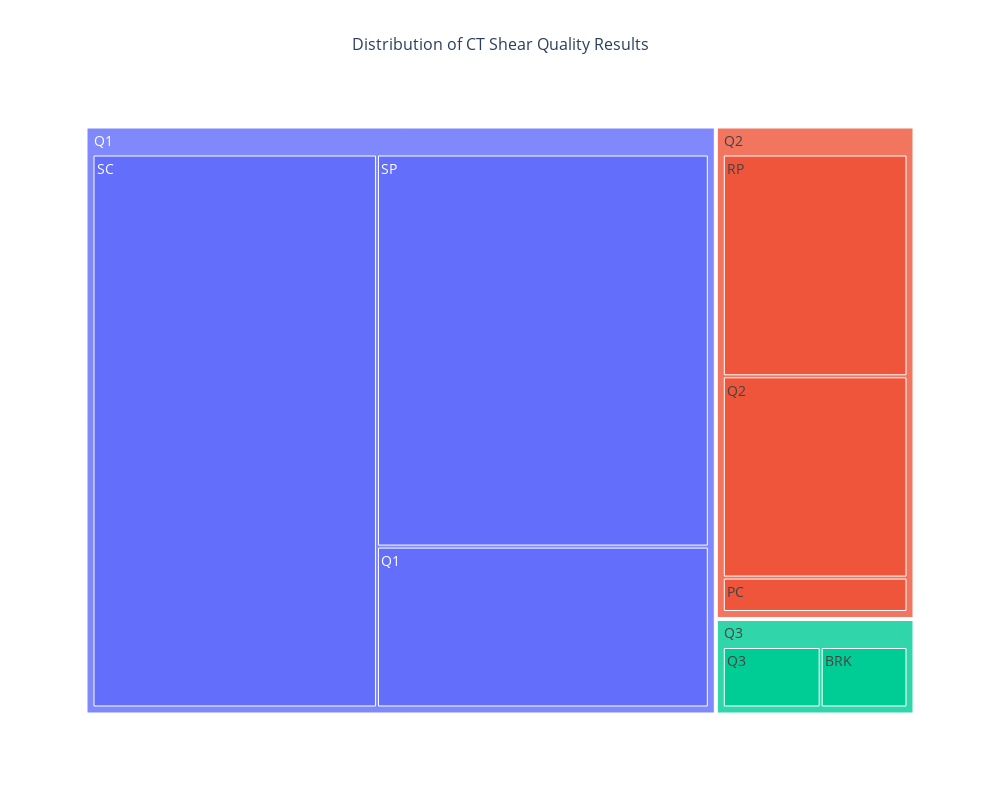

Source (notebook cell):
### Markdown cell above
Treemap grouped by Mapped Shear Quality

### Code cell
# Drop any rows with missing values
CT_ECT_df_clean = CT_ECT_df.dropna(subset=["CT Shear Qual", "Shear Qual"])

# Create the treemap
fig = px.treemap(
    CT_ECT_df_clean,
    path=["Shear Qual", "CT Shear Qual"],
    title="Distribution of CT Shear Quality Results",
    width=1000,
    height=800,
)

# Update layout for better readability
fig.update_layout(
    font_size=14,
    title_font_size=16,
    title_x=0.5,  # Center the title
)

# Show the plot
fig.show()

### Figure 1 — Plotly figure (JSON) as saved in the notebook; plotly's stock layout.template omitted (floating-point values rounded to 4 significant figures)
{"data": [{"branchvalues": "total", "domain": {"x": [0, 1], "y": [0, 1]}, "hovertemplate": "labels=%{label}<br>count=%{value}<br>parent=%{parent}<br>id=%{id}<extra></extra>", "ids": ["Q2/RP", "Q1/SP", "Q1/SC", "Q2/Q2", "Q3/Q3", "Q1/Q1", "Q3/BRK", "Q2/PC", "Q2", "Q1", "Q3"], "labels": ["RP", "SP", "SC", "Q2", "Q3", "Q1", "BRK", "PC", "Q2", "Q1", "Q3"], "name": "", "parents": ["Q2", "Q1", "Q1", "Q2", "Q3", "Q1", "Q3", "Q2", "", "", ""], "type": "treemap", "values": [335, 999, 1208, 304, 71, 410, 63, 52, 691, 2617, 134]}], "layout": {"font": {"size": 14}, "height": 800, "legend": {"tracegroupgap": 0}, "title": {"font": {"size": 16}, "text": "Distribution of CT Shear Quality Results", "x": 0.5}, "width": 1000}}
